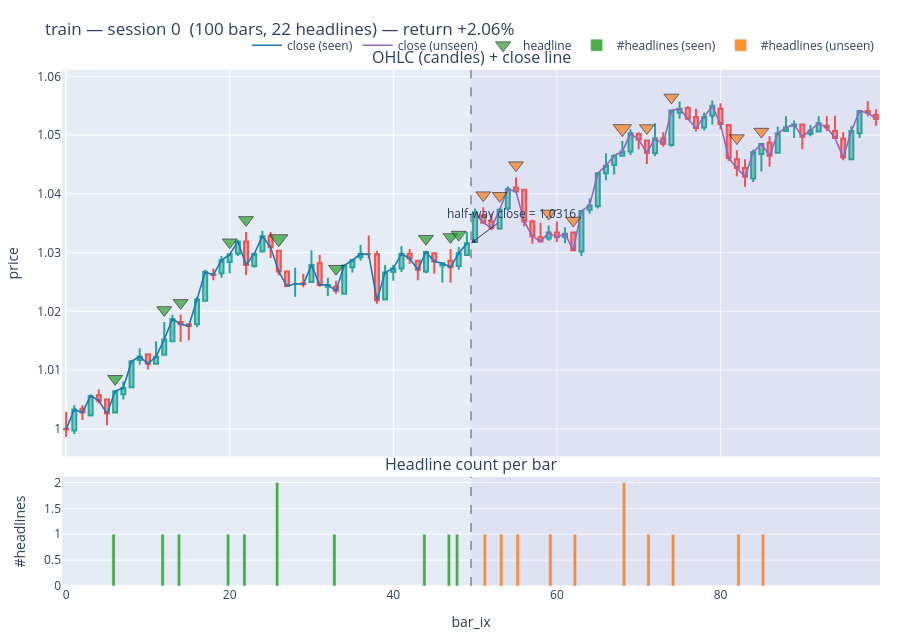

Notebook code for this chart:
### Markdown cell above
## Static snapshots

Below are a few non-interactive snapshots so the notebook is useful even when
rendered without a live kernel (e.g. on GitHub). Each of these runs the same
plotting code used by the widget above.

### Code cell
# A training session (has unseen half + headlines)
plot_session('train', 0).show()

### Figure 1 — Plotly figure (JSON) as saved in the notebook; plotly's stock layout.template omitted (floating-point values rounded to 4 significant figures)
{"data": [{"close": [0.9999, 1.003, 1.003, 1.006, 1.005, 1.003, 1.006, 1.007, 1.012, 1.012, 1.011, 1.012, 1.015, 1.019, 1.018, 1.018, 1.022, 1.027, 1.026, 1.029, 1.03, 1.032, 1.028, 1.03, 1.033, 1.031, 1.027, 1.024, 1.025, 1.025, 1.028, 1.024, 1.024, 1.024, 1.028, 1.029, 1.03, 1.03, 1.022, 1.027, 1.027, 1.03, 1.029, 1.027, 1.03, 1.028, 1.028, 1.028, 1.03, 1.032, 1.037, 1.035, 1.034, 1.037, 1.041, 1.04, 1.035, 1.033, 1.032, 1.033, 1.033, 1.033, 1.03, 1.037, 1.038, 1.044, 1.045, 1.046, 1.047, 1.05, 1.049, 1.047, 1.049, 1.048, 1.054, 1.054, 1.053, 1.051, 1.053, 1.055, 1.052, 1.046, 1.044, 1.043, 1.047, 1.048, 1.046, 1.05, 1.051, 1.052, 1.05, 1.051, 1.052, 1.051, 1.05, 1.046, 1.051, 1.054, 1.054, 1.053], "decreasing": {"line": {"color": "#ef5350"}}, "high": [1.003, 1.004, 1.004, 1.006, 1.007, 1.005, 1.006, 1.008, 1.012, 1.014, 1.013, 1.015, 1.018, 1.019, 1.019, 1.018, 1.022, 1.027, 1.027, 1.029, 1.03, 1.032, 1.034, 1.03, 1.034, 1.034, 1.03, 1.027, 1.027, 1.026, 1.03, 1.03, 1.026, 1.025, 1.028, 1.029, 1.031, 1.033, 1.03, 1.028, 1.028, 1.031, 1.031, 1.029, 1.03, 1.03, 1.028, 1.031, 1.031, 1.034, 1.038, 1.038, 1.037, 1.038, 1.041, 1.043, 1.041, 1.036, 1.035, 1.035, 1.035, 1.034, 1.033, 1.037, 1.039, 1.044, 1.047, 1.047, 1.049, 1.051, 1.05, 1.049, 1.052, 1.05, 1.054, 1.056, 1.055, 1.054, 1.054, 1.056, 1.055, 1.052, 1.047, 1.046, 1.048, 1.048, 1.05, 1.051, 1.053, 1.052, 1.052, 1.052, 1.053, 1.053, 1.053, 1.05, 1.052, 1.054, 1.056, 1.054], "increasing": {"line": {"color": "#26a69a"}}, "low": [0.9986, 0.9991, 1.002, 1.002, 1.004, 1.001, 1.003, 1.005, 1.007, 1.011, 1.01, 1.011, 1.012, 1.015, 1.015, 1.015, 1.017, 1.022, 1.025, 1.026, 1.026, 1.029, 1.026, 1.027, 1.03, 1.029, 1.026, 1.024, 1.022, 1.024, 1.025, 1.024, 1.023, 1.023, 1.023, 1.027, 1.029, 1.029, 1.021, 1.022, 1.025, 1.027, 1.028, 1.025, 1.026, 1.026, 1.025, 1.025, 1.027, 1.03, 1.032, 1.035, 1.034, 1.034, 1.037, 1.04, 1.034, 1.032, 1.032, 1.032, 1.032, 1.032, 1.03, 1.029, 1.037, 1.038, 1.042, 1.043, 1.046, 1.047, 1.048, 1.045, 1.046, 1.048, 1.048, 1.053, 1.053, 1.051, 1.051, 1.052, 1.051, 1.046, 1.043, 1.041, 1.042, 1.044, 1.045, 1.047, 1.051, 1.05, 1.048, 1.05, 1.051, 1.051, 1.05, 1.046, 1.046, 1.05, 1.053, 1.052], "name": "OHLC", "open": [1.0, 0.9997, 1.003, 1.002, 1.006, 1.005, 1.003, 1.006, 1.007, 1.012, 1.013, 1.011, 1.013, 1.015, 1.018, 1.018, 1.018, 1.022, 1.026, 1.026, 1.028, 1.03, 1.032, 1.028, 1.03, 1.033, 1.03, 1.027, 1.025, 1.025, 1.025, 1.028, 1.024, 1.024, 1.023, 1.028, 1.029, 1.03, 1.03, 1.022, 1.027, 1.027, 1.03, 1.029, 1.027, 1.03, 1.028, 1.029, 1.028, 1.03, 1.032, 1.036, 1.035, 1.034, 1.038, 1.041, 1.041, 1.035, 1.033, 1.032, 1.033, 1.033, 1.033, 1.03, 1.037, 1.038, 1.044, 1.045, 1.046, 1.047, 1.05, 1.049, 1.047, 1.049, 1.048, 1.054, 1.055, 1.053, 1.051, 1.053, 1.054, 1.052, 1.046, 1.044, 1.043, 1.047, 1.049, 1.047, 1.051, 1.052, 1.052, 1.05, 1.051, 1.052, 1.051, 1.049, 1.046, 1.05, 1.054, 1.053], "showlegend": false, "type": "candlestick", "x": [0, 1, 2, 3, 4, 5, 6, 7, 8, 9, 10, 11, 12, 13, 14, 15, 16, 17, 18, 19, 20, 21, 22, 23, 24, 25, 26, 27, 28, 29, 30, 31, 32, 33, 34, 35, 36, 37, 38, 39, 40, 41, 42, 43, 44, 45, 46, 47, 48, 49, 50, 51, 52, 53, 54, 55, 56, 57, 58, 59, 60, 61, 62, 63, 64, 65, 66, 67, 68, 69, 70, 71, 72, 73, 74, 75, 76, 77, 78, 79, 80, 81, 82, 83, 84, 85, 86, 87, 88, 89, 90, 91, 92, 93, 94, 95, 96, 97, 98, 99], "xaxis": "x", "yaxis": "y"}, {"hovertemplate": "bar %{x}<br>close %{y:.4f}<extra></extra>", "line": {"color": "#1f77b4", "width": 1.6}, "mode": "lines", "name": "close (seen)", "type": "scatter", "x": [0, 1, 2, 3, 4, 5, 6, 7, 8, 9, 10, 11, 12, 13, 14, 15, 16, 17, 18, 19, 20, 21, 22, 23, 24, 25, 26, 27, 28, 29, 30, 31, 32, 33, 34, 35, 36, 37, 38, 39, 40, 41, 42, 43, 44, 45, 46, 47, 48, 49], "xaxis": "x", "y": [0.9999, 1.003, 1.003, 1.006, 1.005, 1.003, 1.006, 1.007, 1.012, 1.012, 1.011, 1.012, 1.015, 1.019, 1.018, 1.018, 1.022, 1.027, 1.026, 1.029, 1.03, 1.032, 1.028, 1.03, 1.033, 1.031, 1.027, 1.024, 1.025, 1.025, 1.028, 1.024, 1.024, 1.024, 1.028, 1.029, 1.03, 1.03, 1.022, 1.027, 1.027, 1.03, 1.029, 1.027, 1.03, 1.028, 1.028, 1.028, 1.03, 1.032], "yaxis": "y"}, {"hovertemplate": "bar %{x}<br>close %{y:.4f}<extra></extra>", "line": {"color": "#9467bd", "width": 1.6}, "mode": "lines", "name": "close (unseen)", "type": "scatter", "x": [50, 51, 52, 53, 54, 55, 56, 57, 58, 59, 60, 61, 62, 63, 64, 65, 66, 67, 68, 69, 70, 71, 72, 73, 74, 75, 76, 77, 78, 79, 80, 81, 82, 83, 84, 85, 86, 87, 88, 89, 90, 91, 92, 93, 94, 95, 96, 97, 98, 99], "xaxis": "x", "y": [1.037, 1.035, 1.034, 1.037, 1.041, 1.04, 1.035, 1.033, 1.032, 1.033, 1.033, 1.033, 1.03, 1.037, 1.038, 1.044, 1.045, 1.046, 1.047, 1.05, 1.049, 1.047, 1.049, 1.048, 1.054, 1.054, 1.053, 1.051, 1.053, 1.055, 1.052, 1.046, 1.044, 1.043, 1.047, 1.048, 1.046, 1.05, 1.051, 1.052, 1.05, 1.051, 1.052, 1.051, 1.05, 1.046, 1.051, 1.054, 1.054, 1.053], "yaxis": "y"}, {"hovertemplate": "%{text}<extra></extra>", "marker": {"color": ["#2ca02c", "#2ca02c", "#2ca02c", "#2ca02c", "#2ca02c", "#2ca02c", "#2ca02c", "#2ca02c", "#2ca02c", "#2ca02c", "#ff7f0e", "#ff7f0e", "#ff7f0e", "#ff7f0e", "#ff7f0e", "#ff7f0e", "#ff7f0e", "#ff7f0e", "#ff7f0e", "#ff7f0e"], "line": {"color": "black", "width": 0.8}, "size": [13, 13, 13, 13, 13, 16, 13, 13, 13, 13, 13, 13, 13, 13, 13, 16, 13, 13, 13, 13], "symbol": "triangle-down"}, "mode": "markers", "name": "headline", "text": ["<b>bar 6</b> (×1 headlines)<br>• Relvos Biosciences opens new office in Southeast Asia", "<b>bar 12</b> (×1 headlines)<br>• Orevex Renewables secures $500M contract with a global<br>retailer", "<b>bar 14</b> (×1 headlines)<br>• Relvos Biosciences names new head of precision manufacturing<br>division", "<b>bar 20</b> (×1 headlines)<br>• Calvis Sciences secures $650M contract with a leading cloud<br>platform", "<b>bar 22</b> (×1 headlines)<br>• Yorvov Pharmaceuticals secures $180M contract with a<br>national infrastructure agency", "<b>bar 26</b> (×2 headlines)<br>• Relvos Biosciences reports 3% decline in operating income<br>• Relvos Biosciences secures $320M contract with a leading<br>cloud platform", "<b>bar 33</b> (×1 headlines)<br>• Calvis Sciences expands operations into Asia Pacific markets", "<b>bar 44</b> (×1 headlines)<br>• Yorvov Pharmaceuticals sees mixed results in supply chain<br>optimization pilot program", "<b>bar 47</b> (×1 headlines)<br>• Orevex Renewables secures $650M contract with a major<br>logistics provider", "<b>bar 48</b> (×1 headlines)<br>• Orevex Renewables faces class action over automated<br>logistics service disruption", "<b>bar 51</b> (×1 headlines)<br>• Orevex Renewables begins scheduled maintenance of enterprise<br>software systems", "<b>bar 53</b> (×1 headlines)<br>• Yorvov Pharmaceuticals secures $120M contract with a<br>multinational manufacturer", "<b>bar 55</b> (×1 headlines)<br>• Relvos Biosciences secures $800M contract with a national<br>infrastructure agency", "<b>bar 59</b> (×1 headlines)<br>• Calvis Sciences names new head of data analytics division", "<b>bar 62</b> (×1 headlines)<br>• Calvis Sciences sees mixed results in wireless connectivity<br>pilot program", "<b>bar 68</b> (×2 headlines)<br>• Yorvov Pharmaceuticals sees 20% margin improvement in latest<br>quarter<br>• Relvos Biosciences to present at Tech Leadership Conference", "<b>bar 71</b> (×1 headlines)<br>• Yorvov Pharmaceuticals faces class action over data<br>analytics service disruption", "<b>bar 74</b> (×1 headlines)<br>• Orevex Renewables launches next-generation supply chain<br>optimization platform", "<b>bar 82</b> (×1 headlines)<br>• Calvis Sciences begins scheduled maintenance of cloud<br>infrastructure systems", "<b>bar 85</b> (×1 headlines)<br>• Orevex Renewables secures $120M contract with an<br>international consortium"], "type": "scatter", "x": [6, 12, 14, 20, 22, 26, 33, 44, 47, 48, 51, 53, 55, 59, 62, 68, 71, 74, 82, 85], "xaxis": "x", "y": [1.009, 1.02, 1.021, 1.032, 1.036, 1.032, 1.027, 1.032, 1.033, 1.033, 1.04, 1.04, 1.045, 1.037, 1.035, 1.051, 1.051, 1.056, 1.049, 1.051], "yaxis": "y"}, {"hovertemplate": "bar %{x}<br>%{y} headline(s)<extra></extra>", "marker": {"color": "#2ca02c"}, "name": "#headlines (seen)", "opacity": 0.85, "type": "bar", "x": [6, 12, 14, 20, 22, 26, 33, 44, 47, 48, 51, 53, 55, 59, 62, 68, 71, 74, 82, 85], "xaxis": "x2", "y": [1, 1, 1, 1, 1, 2, 1, 1, 1, 1, 0, 0, 0, 0, 0, 0, 0, 0, 0, 0], "yaxis": "y2"}, {"hovertemplate": "bar %{x}<br>%{y} headline(s)<extra></extra>", "marker": {"color": "#ff7f0e"}, "name": "#headlines (unseen)", "opacity": 0.85, "type": "bar", "x": [6, 12, 14, 20, 22, 26, 33, 44, 47, 48, 51, 53, 55, 59, 62, 68, 71, 74, 82, 85], "xaxis": "x2", "y": [0, 0, 0, 0, 0, 0, 0, 0, 0, 0, 1, 1, 1, 1, 1, 2, 1, 1, 1, 1], "yaxis": "y2"}], "layout": {"annotations": [{"font": {"size": 16}, "showarrow": false, "text": "OHLC (candles) + close line", "x": 0.5, "xanchor": "center", "xref": "paper", "y": 1, "yanchor": "bottom", "yref": "paper"}, {"font": {"size": 16}, "showarrow": false, "text": "Headline count per bar", "x": 0.5, "xanchor": "center", "xref": "paper", "y": 0.2112, "yanchor": "bottom", "yref": "paper"}, {"arrowhead": 2, "ax": 40, "ay": -30, "showarrow": true, "text": "half-way close = 1.0316", "x": 49.5, "xref": "x", "y": 1.032, "yref": "y"}], "height": 640, "legend": {"orientation": "h", "x": 1, "xanchor": "right", "y": 1.02, "yanchor": "bottom"}, "margin": {"b": 40, "l": 50, "r": 20, "t": 70}, "shapes": [{"fillcolor": "#9467bd", "line": {"width": 0}, "opacity": 0.07, "type": "rect", "x0": 49.5, "x1": 99.5, "xref": "x", "y0": 0, "y1": 1, "yref": "y domain"}, {"fillcolor": "#9467bd", "line": {"width": 0}, "opacity": 0.07, "type": "rect", "x0": 49.5, "x1": 99.5, "xref": "x2", "y0": 0, "y1": 1, "yref": "y2 domain"}, {"line": {"color": "#555", "dash": "dash", "width": 1}, "type": "line", "x0": 49.5, "x1": 49.5, "xref": "x", "y0": 0, "y1": 1, "yref": "y domain"}, {"line": {"color": "#555", "dash": "dash", "width": 1}, "type": "line", "x0": 49.5, "x1": 49.5, "xref": "x2", "y0": 0, "y1": 1, "yref": "y2 domain"}], "title": {"text": "train — session 0  (100 bars, 22 headlines) — return +2.06%"}, "xaxis": {"anchor": "y", "domain": [0, 1], "matches": "x2", "rangeslider": {"visible": false}, "showticklabels": false}, "xaxis2": {"anchor": "y2", "domain": [0, 1], "title": {"text": "bar_ix"}}, "yaxis": {"anchor": "x", "domain": [0.2512, 1], "title": {"text": "price"}}, "yaxis2": {"anchor": "x2", "domain": [0, 0.2112], "title": {"text": "#headlines"}}}}
